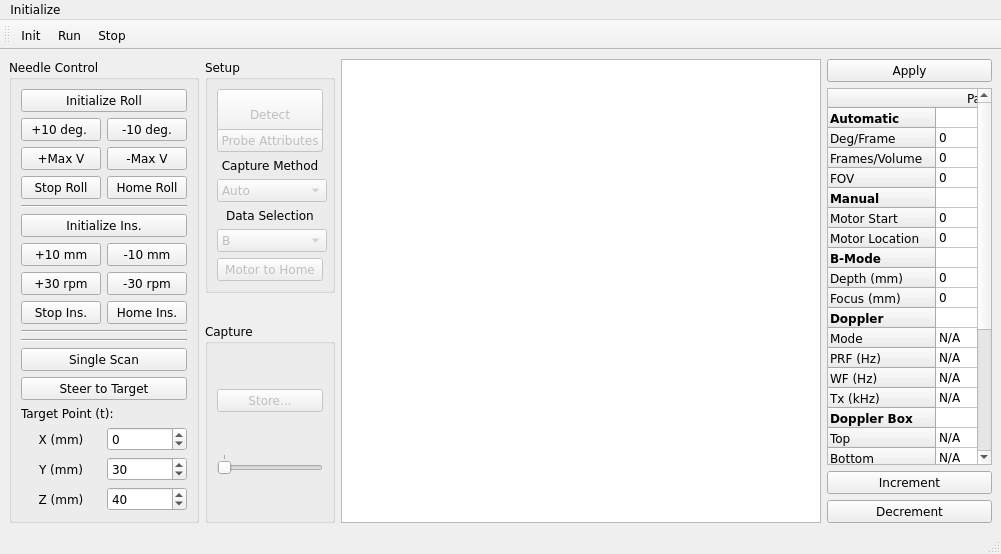
 <widget class="QMainWindow" name="MainWindow">
  <property name="enabled">
   <bool>true</bool>
  </property>
  <property name="geometry">
   <rect>
    <x>0</x>
    <y>0</y>
    <width>995</width>
    <height>551</height>
   </rect>
  </property>
  <property name="font">
   <font>
    <family>Verdana</family>
   </font>
  </property>
  <property name="windowTitle">
   <string>Propello</string>
  </property>
  <property name="windowIcon">
   <iconset resource="propello.qrc">
    <normaloff>:/res/u.ico</normaloff>:/res/u.ico</iconset>
  </property>
  <property name="windowOpacity">
   <double>1.000000000000000</double>
  </property>
  <widget class="QWidget" name="centralwidget">
   <layout class="QHBoxLayout" name="horizontalLayout">
    <item>
     <widget class="QGroupBox" name="wNeedleControlLayout">
      <property name="title">
       <string>Needle Control</string>
      </property>
      <layout class="QVBoxLayout" name="verticalLayout_3">
       <item>
        <widget class="QPushButton" name="r_initRoll">
         <property name="text">
          <string>Initialize Roll</string>
         </property>
        </widget>
       </item>
       <item>
        <layout class="QHBoxLayout" name="horizontalLayout_2">
         <item>
          <widget class="QPushButton" name="r_incRollPos">
           <property name="text">
            <string>+10 deg. </string>
           </property>
          </widget>
         </item>
         <item>
          <widget class="QPushButton" name="r_incRollNeg">
           <property name="text">
            <string>-10 deg.</string>
           </property>
          </widget>
         </item>
        </layout>
       </item>
       <item>
        <layout class="QHBoxLayout" name="horizontalLayout_3">
         <item>
          <widget class="QPushButton" name="r_maxRollPos">
           <property name="text">
            <string>+Max V</string>
           </property>
          </widget>
         </item>
         <item>
          <widget class="QPushButton" name="r_maxRollNeg">
           <property name="text">
            <string>-Max V</string>
           </property>
          </widget>
         </item>
        </layout>
       </item>
       <item>
        <layout class="QHBoxLayout" name="horizontalLayout_4">
         <item>
          <widget class="QPushButton" name="r_stopRoll">
           <property name="text">
            <string>Stop Roll</string>
           </property>
          </widget>
         </item>
         <item>
          <widget class="QPushButton" name="r_homeRoll">
           <property name="text">
            <string>Home Roll</string>
           </property>
          </widget>
         </item>
        </layout>
       </item>
       <item>
        <widget class="Line" name="line">
         <property name="orientation">
          <enum>Qt::Horizontal</enum>
         </property>
        </widget>
       </item>
       <item>
        <widget class="QPushButton" name="r_initInsertion">
         <property name="text">
          <string>Initialize Ins.</string>
         </property>
        </widget>
       </item>
       <item>
        <layout class="QHBoxLayout" name="horizontalLayout_5">
         <item>
          <widget class="QPushButton" name="r_incInsPos">
           <property name="text">
            <string>+10 mm</string>
           </property>
          </widget>
         </item>
         <item>
          <widget class="QPushButton" name="r_incInsNeg">
           <property name="text">
            <string>-10 mm</string>
           </property>
          </widget>
         </item>
        </layout>
       </item>
       <item>
        <layout class="QHBoxLayout" name="horizontalLayout_6">
         <item>
          <widget class="QPushButton" name="r_maxInsPos">
           <property name="text">
            <string>+30 rpm</string>
           </property>
          </widget>
         </item>
         <item>
          <widget class="QPushButton" name="r_maxInsNeg">
           <property name="text">
            <string>-30 rpm</string>
           </property>
          </widget>
         </item>
        </layout>
       </item>
       <item>
        <layout class="QHBoxLayout" name="horizontalLayout_7">
         <item>
          <widget class="QPushButton" name="r_stopIns">
           <property name="text">
            <string>Stop Ins.</string>
           </property>
          </widget>
         </item>
         <item>
          <widget class="QPushButton" name="r_homeIns">
           <property name="text">
            <string>Home Ins.</string>
           </property>
          </widget>
         </item>
        </layout>
       </item>
       <item>
        <widget class="Line" name="line_2">
         <property name="orientation">
          <enum>Qt::Horizontal</enum>
         </property>
        </widget>
       </item>
       <item>
        <spacer name="verticalSpacer_4">
         <property name="orientation">
          <enum>Qt::Vertical</enum>
         </property>
         <property name="sizeHint" stdset="0">
          <size>
           <width>20</width>
           <height>40</height>
          </size>
         </property>
        </spacer>
       </item>
       <item>
        <widget class="Line" name="line_4">
         <property name="orientation">
          <enum>Qt::Horizontal</enum>
         </property>
        </widget>
       </item>
       <item>
        <widget class="QPushButton" name="r_scanNeedle">
         <property name="text">
          <string>Single Scan</string>
         </property>
        </widget>
       </item>
       <item>
        <widget class="QPushButton" name="r_applyControl">
         <property name="text">
          <string>Steer to Target</string>
         </property>
        </widget>
       </item>
       <item>
        <widget class="QLabel" name="label_4">
         <property name="text">
          <string>Target Point (t):</string>
         </property>
        </widget>
       </item>
       <item>
        <layout class="QGridLayout" name="gridLayout">
         <item row="0" column="0">
          <widget class="QLabel" name="label">
           <property name="text">
            <string>X (mm)</string>
           </property>
           <property name="alignment">
            <set>Qt::AlignCenter</set>
           </property>
          </widget>
         </item>
         <item row="1" column="1">
          <widget class="QSpinBox" name="target_y">
           <property name="minimum">
            <number>10</number>
           </property>
           <property name="maximum">
            <number>200</number>
           </property>
           <property name="singleStep">
            <number>10</number>
           </property>
           <property name="value">
            <number>30</number>
           </property>
          </widget>
         </item>
         <item row="2" column="0">
          <widget class="QLabel" name="label_3">
           <property name="text">
            <string>Z (mm)</string>
           </property>
           <property name="alignment">
            <set>Qt::AlignCenter</set>
           </property>
          </widget>
         </item>
         <item row="0" column="1">
          <widget class="QSpinBox" name="target_x">
           <property name="minimum">
            <number>-100</number>
           </property>
           <property name="maximum">
            <number>100</number>
           </property>
           <property name="singleStep">
            <number>10</number>
           </property>
          </widget>
         </item>
         <item row="1" column="0">
          <widget class="QLabel" name="label_2">
           <property name="text">
            <string>Y (mm)</string>
           </property>
           <property name="alignment">
            <set>Qt::AlignCenter</set>
           </property>
          </widget>
         </item>
         <item row="2" column="1">
          <widget class="QSpinBox" name="target_z">
           <property name="minimum">
            <number>-500</number>
           </property>
           <property name="maximum">
            <number>500</number>
           </property>
           <property name="singleStep">
            <number>10</number>
           </property>
           <property name="value">
            <number>40</number>
           </property>
          </widget>
         </item>
        </layout>
       </item>
      </layout>
     </widget>
    </item>
    <item>
     <layout class="QVBoxLayout" name="wSetupLayout">
      <item>
       <widget class="QGroupBox" name="wSetupGroup">
        <property name="minimumSize">
         <size>
          <width>130</width>
          <height>220</height>
         </size>
        </property>
        <property name="maximumSize">
         <size>
          <width>16777215</width>
          <height>16777215</height>
         </size>
        </property>
        <property name="title">
         <string>Setup</string>
        </property>
        <layout class="QVBoxLayout" name="verticalLayout_2">
         <item>
          <widget class="QPushButton" name="wDetect">
           <property name="enabled">
            <bool>false</bool>
           </property>
           <property name="minimumSize">
            <size>
             <width>50</width>
             <height>50</height>
            </size>
           </property>
           <property name="maximumSize">
            <size>
             <width>150</width>
             <height>16777215</height>
            </size>
           </property>
           <property name="text">
            <string>Detect</string>
           </property>
           <property name="checkable">
            <bool>true</bool>
           </property>
           <property name="autoDefault">
            <bool>false</bool>
           </property>
           <property name="default">
            <bool>false</bool>
           </property>
          </widget>
         </item>
         <item>
          <widget class="QPushButton" name="wProbeAttributes">
           <property name="enabled">
            <bool>false</bool>
           </property>
           <property name="text">
            <string>Probe Attributes</string>
           </property>
          </widget>
         </item>
         <item>
          <widget class="QLabel" name="wCaptureMethodLabel">
           <property name="text">
            <string>Capture Method</string>
           </property>
           <property name="alignment">
            <set>Qt::AlignCenter</set>
           </property>
          </widget>
         </item>
         <item>
          <widget class="QComboBox" name="wCaptureMethod">
           <property name="enabled">
            <bool>false</bool>
           </property>
           <property name="minimumSize">
            <size>
             <width>110</width>
             <height>0</height>
            </size>
           </property>
           <item>
            <property name="text">
             <string>Auto</string>
            </property>
           </item>
           <item>
            <property name="text">
             <string>Manual</string>
            </property>
           </item>
          </widget>
         </item>
         <item>
          <widget class="QLabel" name="wDataSelectLabel">
           <property name="text">
            <string>Data Selection</string>
           </property>
           <property name="alignment">
            <set>Qt::AlignCenter</set>
           </property>
          </widget>
         </item>
         <item>
          <widget class="QComboBox" name="wDataSelect">
           <property name="enabled">
            <bool>false</bool>
           </property>
           <property name="minimumSize">
            <size>
             <width>110</width>
             <height>0</height>
            </size>
           </property>
           <item>
            <property name="text">
             <string>B</string>
            </property>
           </item>
           <item>
            <property name="text">
             <string>RF</string>
            </property>
           </item>
           <item>
            <property name="text">
             <string>B/RF</string>
            </property>
           </item>
           <item>
            <property name="text">
             <string>M</string>
            </property>
           </item>
           <item>
            <property name="text">
             <string>CDI</string>
            </property>
           </item>
          </widget>
         </item>
         <item>
          <widget class="QPushButton" name="wHomeMotor">
           <property name="enabled">
            <bool>false</bool>
           </property>
           <property name="text">
            <string>Motor to Home</string>
           </property>
          </widget>
         </item>
        </layout>
       </widget>
      </item>
      <item>
       <spacer name="verticalSpacer">
        <property name="orientation">
         <enum>Qt::Vertical</enum>
        </property>
        <property name="sizeHint" stdset="0">
         <size>
          <width>20</width>
          <height>40</height>
         </size>
        </property>
       </spacer>
      </item>
      <item>
       <widget class="QGroupBox" name="wStoreGroup">
        <property name="minimumSize">
         <size>
          <width>0</width>
          <height>200</height>
         </size>
        </property>
        <property name="title">
         <string>Capture</string>
        </property>
        <layout class="QVBoxLayout" name="verticalLayout">
         <item>
          <widget class="QPushButton" name="wStoreVolumes">
           <property name="enabled">
            <bool>false</bool>
           </property>
           <property name="text">
            <string>Store...</string>
           </property>
          </widget>
         </item>
         <item>
          <widget class="QSlider" name="wCine">
           <property name="maximumSize">
            <size>
             <width>150</width>
             <height>16777215</height>
            </size>
           </property>
           <property name="maximum">
            <number>1</number>
           </property>
           <property name="orientation">
            <enum>Qt::Horizontal</enum>
           </property>
           <property name="tickPosition">
            <enum>QSlider::TicksAbove</enum>
           </property>
           <property name="tickInterval">
            <number>10</number>
           </property>
          </widget>
         </item>
        </layout>
       </widget>
      </item>
     </layout>
    </item>
    <item>
     <layout class="QGridLayout" name="wImageLayout">
      <item row="0" column="1">
       <layout class="QVBoxLayout" name="wParamsLayout">
        <item>
         <widget class="QPushButton" name="wApply">
          <property name="text">
           <string>Apply</string>
          </property>
         </widget>
        </item>
        <item>
         <widget class="QTableWidget" name="wParams">
          <property name="minimumSize">
           <size>
            <width>165</width>
            <height>0</height>
           </size>
          </property>
          <property name="maximumSize">
           <size>
            <width>220</width>
            <height>16777215</height>
           </size>
          </property>
          <property name="mouseTracking">
           <bool>false</bool>
          </property>
          <property name="gridStyle">
           <enum>Qt::SolidLine</enum>
          </property>
          <property name="sortingEnabled">
           <bool>false</bool>
          </property>
          <property name="columnCount">
           <number>1</number>
          </property>
          <attribute name="horizontalHeaderVisible">
           <bool>true</bool>
          </attribute>
          <attribute name="horizontalHeaderCascadingSectionResizes">
           <bool>false</bool>
          </attribute>
          <attribute name="verticalHeaderVisible">
           <bool>true</bool>
          </attribute>
          <attribute name="verticalHeaderDefaultSectionSize">
           <number>20</number>
          </attribute>
          <row>
           <property name="text">
            <string>Automatic</string>
           </property>
           <property name="font">
            <font>
             <weight>75</weight>
             <bold>true</bold>
            </font>
           </property>
          </row>
          <row>
           <property name="text">
            <string>Deg/Frame</string>
           </property>
          </row>
          <row>
           <property name="text">
            <string>Frames/Volume</string>
           </property>
          </row>
          <row>
           <property name="text">
            <string>FOV</string>
           </property>
          </row>
          <row>
           <property name="text">
            <string>Manual</string>
           </property>
           <property name="font">
            <font>
             <weight>75</weight>
             <bold>true</bold>
            </font>
           </property>
          </row>
          <row>
           <property name="text">
            <string>Motor Start</string>
           </property>
          </row>
          <row>
           <property name="text">
            <string>Motor Location</string>
           </property>
          </row>
          <row>
           <property name="text">
            <string>B-Mode</string>
           </property>
           <property name="font">
            <font>
             <weight>75</weight>
             <bold>true</bold>
            </font>
           </property>
          </row>
          <row>
           <property name="text">
            <string>Depth (mm)</string>
           </property>
          </row>
          <row>
           <property name="text">
            <string>Focus (mm)</string>
           </property>
          </row>
          <row>
           <property name="text">
            <string>Doppler</string>
           </property>
           <property name="font">
            <font>
             <weight>75</weight>
             <bold>true</bold>
            </font>
           </property>
          </row>
          <row>
           <property name="text">
            <string>Mode</string>
           </property>
          </row>
          <row>
           <property name="text">
            <string>PRF (Hz)</string>
           </property>
          </row>
          <row>
           <property name="text">
            <string>WF (Hz)</string>
           </property>
          </row>
          <row>
           <property name="text">
            <string>Tx (kHz)</string>
           </property>
          </row>
          <row>
           <property name="text">
            <string>Doppler Box</string>
           </property>
           <property name="font">
            <font>
             <weight>75</weight>
             <bold>true</bold>
            </font>
           </property>
          </row>
          <row>
           <property name="text">
            <string>Top</string>
           </property>
          </row>
          <row>
           <property name="text">
            <string>Bottom</string>
           </property>
          </row>
          <row>
           <property name="text">
            <string>Left</string>
           </property>
          </row>
          <row>
           <property name="text">
            <string>Right</string>
           </property>
          </row>
          <row>
           <property name="text">
            <string>Pixel Resolution</string>
           </property>
           <property name="font">
            <font>
             <weight>75</weight>
             <bold>true</bold>
            </font>
           </property>
          </row>
          <row>
           <property name="text">
            <string>Microns X</string>
           </property>
          </row>
          <row>
           <property name="text">
            <string>Microns Y</string>
           </property>
          </row>
          <row>
           <property name="text">
            <string>Image Center</string>
           </property>
           <property name="font">
            <font>
             <weight>75</weight>
             <bold>true</bold>
            </font>
           </property>
          </row>
          <row>
           <property name="text">
            <string>Center X</string>
           </property>
          </row>
          <row>
           <property name="text">
            <string>Center Y</string>
           </property>
          </row>
          <column>
           <property name="text">
            <string>Param</string>
           </property>
          </column>
          <item row="0" column="0">
           <property name="text">
            <string/>
           </property>
           <property name="font">
            <font>
             <weight>75</weight>
             <bold>true</bold>
            </font>
           </property>
          </item>
          <item row="1" column="0">
           <property name="text">
            <string>0</string>
           </property>
           <property name="flags">
            <set>ItemIsSelectable|ItemIsEnabled</set>
           </property>
          </item>
          <item row="2" column="0">
           <property name="text">
            <string>0</string>
           </property>
          </item>
          <item row="3" column="0">
           <property name="text">
            <string>0</string>
           </property>
           <property name="flags">
            <set>ItemIsSelectable|ItemIsEnabled</set>
           </property>
          </item>
          <item row="4" column="0">
           <property name="text">
            <string/>
           </property>
          </item>
          <item row="5" column="0">
           <property name="text">
            <string>0</string>
           </property>
           <property name="flags">
            <set>ItemIsSelectable|ItemIsEnabled</set>
           </property>
          </item>
          <item row="6" column="0">
           <property name="text">
            <string>0</string>
           </property>
           <property name="flags">
            <set>NoItemFlags</set>
           </property>
          </item>
          <item row="7" column="0">
           <property name="text">
            <string/>
           </property>
           <property name="font">
            <font>
             <weight>50</weight>
             <bold>false</bold>
            </font>
           </property>
           <property name="flags">
            <set>ItemIsSelectable|ItemIsEditable|ItemIsEnabled</set>
           </property>
          </item>
          <item row="8" column="0">
           <property name="text">
            <string>0</string>
           </property>
           <property name="flags">
            <set>ItemIsSelectable|ItemIsEditable|ItemIsEnabled</set>
           </property>
          </item>
          <item row="9" column="0">
           <property name="text">
            <string>0</string>
           </property>
          </item>
          <item row="10" column="0">
           <property name="text">
            <string/>
           </property>
           <property name="font">
            <font>
             <pointsize>8</pointsize>
             <weight>75</weight>
             <bold>true</bold>
            </font>
           </property>
           <property name="flags">
            <set>NoItemFlags</set>
           </property>
          </item>
          <item row="11" column="0">
           <property name="text">
            <string>N/A</string>
           </property>
          </item>
          <item row="12" column="0">
           <property name="text">
            <string>N/A</string>
           </property>
          </item>
          <item row="13" column="0">
           <property name="text">
            <string>N/A</string>
           </property>
          </item>
          <item row="14" column="0">
           <property name="text">
            <string>N/A</string>
           </property>
          </item>
          <item row="16" column="0">
           <property name="text">
            <string>N/A</string>
           </property>
          </item>
          <item row="17" column="0">
           <property name="text">
            <string>N/A</string>
           </property>
          </item>
          <item row="18" column="0">
           <property name="text">
            <string>N/A</string>
           </property>
          </item>
          <item row="19" column="0">
           <property name="text">
            <string>N/A</string>
           </property>
          </item>
          <item row="20" column="0">
           <property name="text">
            <string/>
           </property>
           <property name="font">
            <font>
             <weight>75</weight>
             <bold>true</bold>
             <underline>false</underline>
            </font>
           </property>
           <property name="flags">
            <set>ItemIsSelectable|ItemIsEditable|ItemIsDragEnabled|ItemIsUserCheckable|ItemIsEnabled</set>
           </property>
          </item>
          <item row="21" column="0">
           <property name="text">
            <string>N/A</string>
           </property>
          </item>
          <item row="22" column="0">
           <property name="text">
            <string>N/A</string>
           </property>
          </item>
          <item row="23" column="0">
           <property name="text">
            <string/>
           </property>
           <property name="font">
            <font>
             <weight>75</weight>
             <bold>true</bold>
            </font>
           </property>
          </item>
          <item row="24" column="0">
           <property name="text">
            <string>N/A</string>
           </property>
          </item>
          <item row="25" column="0">
           <property name="text">
            <string>N/A</string>
           </property>
          </item>
         </widget>
        </item>
        <item>
         <widget class="QPushButton" name="wInc">
          <property name="text">
           <string>Increment</string>
          </property>
         </widget>
        </item>
        <item>
         <widget class="QPushButton" name="wDec">
          <property name="text">
           <string>Decrement</string>
          </property>
         </widget>
        </item>
       </layout>
      </item>
      <item row="0" column="0">
       <widget class="PropelloBDisplay" name="wBImage">
        <property name="minimumSize">
         <size>
          <width>480</width>
          <height>400</height>
         </size>
        </property>
        <property name="verticalScrollBarPolicy">
         <enum>Qt::ScrollBarAlwaysOff</enum>
        </property>
        <property name="horizontalScrollBarPolicy">
         <enum>Qt::ScrollBarAlwaysOff</enum>
        </property>
        <property name="foregroundBrush">
         <brush brushstyle="SolidPattern">
          <color alpha="255">
           <red>0</red>
           <green>0</green>
           <blue>0</blue>
          </color>
         </brush>
        </property>
       </widget>
      </item>
     </layout>
    </item>
   </layout>
  </widget>
  <widget class="QMenuBar" name="wMenu">
   <property name="geometry">
    <rect>
     <x>0</x>
     <y>0</y>
     <width>995</width>
     <height>20</height>
    </rect>
   </property>
   <widget class="QMenu" name="mInit">
    <property name="title">
     <string>Initialize</string>
    </property>
    <widget class="QMenu" name="mMainBoard">
     <property name="windowIcon">
      <iconset>
       <normaloff>u.ico</normaloff>u.ico</iconset>
     </property>
     <property name="windowOpacity">
      <double>1.000000000000000</double>
     </property>
     <property name="title">
      <string>Main Board</string>
     </property>
     <addaction name="mMain2"/>
     <addaction name="mMain3"/>
     <addaction name="mMain4"/>
    </widget>
    <widget class="QMenu" name="mPCI">
     <property name="title">
      <string>PCI Card</string>
     </property>
     <addaction name="mPCI2"/>
     <addaction name="mPCI3"/>
    </widget>
    <widget class="QMenu" name="mPaths">
     <property name="title">
      <string>Paths</string>
     </property>
     <addaction name="mFirmwarePath"/>
     <addaction name="mSettingsPath"/>
    </widget>
    <addaction name="mMainBoard"/>
    <addaction name="mPCI"/>
    <addaction name="separator"/>
    <addaction name="mPaths"/>
    <addaction name="mCine"/>
    <addaction name="separator"/>
    <addaction name="mSystemID"/>
    <addaction name="separator"/>
   </widget>
   <addaction name="mInit"/>
  </widget>
  <widget class="QStatusBar" name="wStatus"/>
  <widget class="QToolBar" name="wTool">
   <property name="windowTitle">
    <string>toolBar</string>
   </property>
   <property name="toolButtonStyle">
    <enum>Qt::ToolButtonIconOnly</enum>
   </property>
   <property name="floatable">
    <bool>true</bool>
   </property>
   <attribute name="toolBarArea">
    <enum>TopToolBarArea</enum>
   </attribute>
   <attribute name="toolBarBreak">
    <bool>false</bool>
   </attribute>
   <addaction name="aInit"/>
   <addaction name="aRun"/>
   <addaction name="aStop"/>
  </widget>
  <action name="mMain2">
   <property name="checkable">
    <bool>true</bool>
   </property>
   <property name="checked">
    <bool>false</bool>
   </property>
   <property name="text">
    <string>2</string>
   </property>
  </action>
  <action name="mMain3">
   <property name="checkable">
    <bool>true</bool>
   </property>
   <property name="checked">
    <bool>false</bool>
   </property>
   <property name="text">
    <string>3</string>
   </property>
  </action>
  <action name="mMain4">
   <property name="checkable">
    <bool>true</bool>
   </property>
   <property name="checked">
    <bool>true</bool>
   </property>
   <property name="text">
    <string>4</string>
   </property>
  </action>
  <action name="mPCI2">
   <property name="checkable">
    <bool>true</bool>
   </property>
   <property name="checked">
    <bool>false</bool>
   </property>
   <property name="text">
    <string>2</string>
   </property>
  </action>
  <action name="mPCI3">
   <property name="checkable">
    <bool>true</bool>
   </property>
   <property name="checked">
    <bool>true</bool>
   </property>
   <property name="text">
    <string>3</string>
   </property>
  </action>
  <action name="mFirmwarePath">
   <property name="text">
    <string>Firmware</string>
   </property>
  </action>
  <action name="mSettingsPath">
   <property name="text">
    <string>Settings</string>
   </property>
  </action>
  <action name="mSystemID">
   <property name="text">
    <string>System ID...</string>
   </property>
  </action>
  <action name="mCine">
   <property name="text">
    <string>Cine...</string>
   </property>
  </action>
  <action name="aInit">
   <property name="icon">
    <iconset resource="propello.qrc">
     <normaloff>:/res/init.png</normaloff>:/res/init.png</iconset>
   </property>
   <property name="text">
    <string>Init</string>
   </property>
   <property name="toolTip">
    <string>Initialize system</string>
   </property>
  </action>
  <action name="aRun">
   <property name="icon">
    <iconset resource="propello.qrc">
     <normaloff>:/res/run.png</normaloff>:/res/run.png</iconset>
   </property>
   <property name="text">
    <string>Run</string>
   </property>
   <property name="toolTip">
    <string>Start imaging</string>
   </property>
  </action>
  <action name="aStop">
   <property name="icon">
    <iconset resource="propello.qrc">
     <normaloff>:/res/stop.png</normaloff>:/res/stop.png</iconset>
   </property>
   <property name="text">
    <string>Stop</string>
   </property>
   <property name="toolTip">
    <string>Stop imaging</string>
   </property>
  </action>
  <action name="mStoreAll">
   <property name="checkable">
    <bool>true</bool>
   </property>
   <property name="checked">
    <bool>true</bool>
   </property>
   <property name="text">
    <string>Store All</string>
   </property>
  </action>
  <action name="mStoreForward">
   <property name="checkable">
    <bool>true</bool>
   </property>
   <property name="text">
    <string>Store Forward Sweep</string>
   </property>
  </action>
  <action name="mStoreBackward">
   <property name="checkable">
    <bool>false</bool>
   </property>
   <property name="text">
    <string>Store Backward Sweep</string>
   </property>
  </action>
 </widget>
